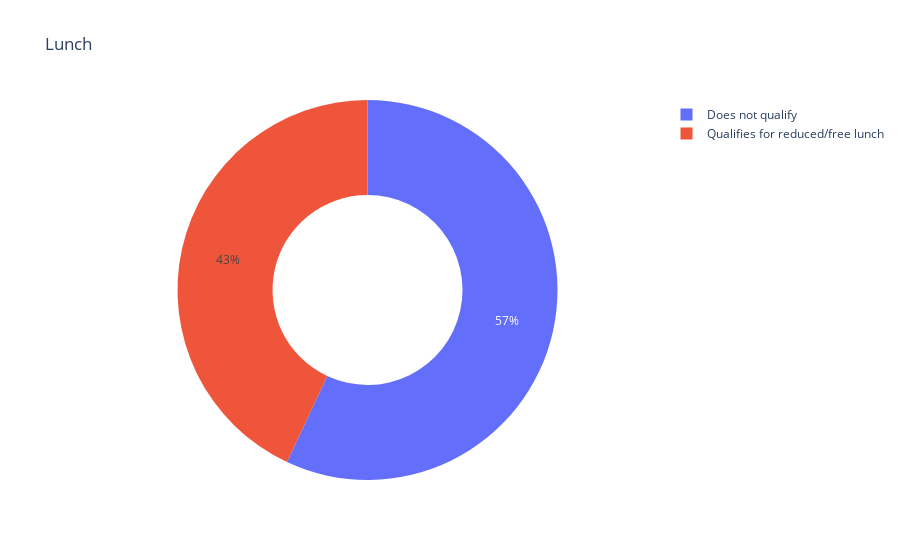

The code cell stored with this chart in its notebook:
### Code cell
fig = make_subplots(rows=1,cols=2,specs=[[{'type':'domain'},{'type':'domain'}]])
fig.add_trace(go.Pie(labels=df['lunch'].value_counts().keys(),values=df['lunch'].value_counts(), name= "Lunch"))
fig.update_traces(hole=.5,hoverinfo="label+percent+name")
fig.update_layout(
title_text="Lunch")
fig.show()

### Figure 1 — Plotly figure (JSON) as saved in the notebook; plotly's stock layout.template omitted (floating-point values rounded to 4 significant figures)
{"data": [{"hole": 0.5, "hoverinfo": "label+percent+name", "labels": ["Does not qualify", "Qualifies for reduced/free lunch"], "name": "Lunch", "type": "pie", "values": [1215, 918]}], "layout": {"title": {"text": "Lunch"}}}
